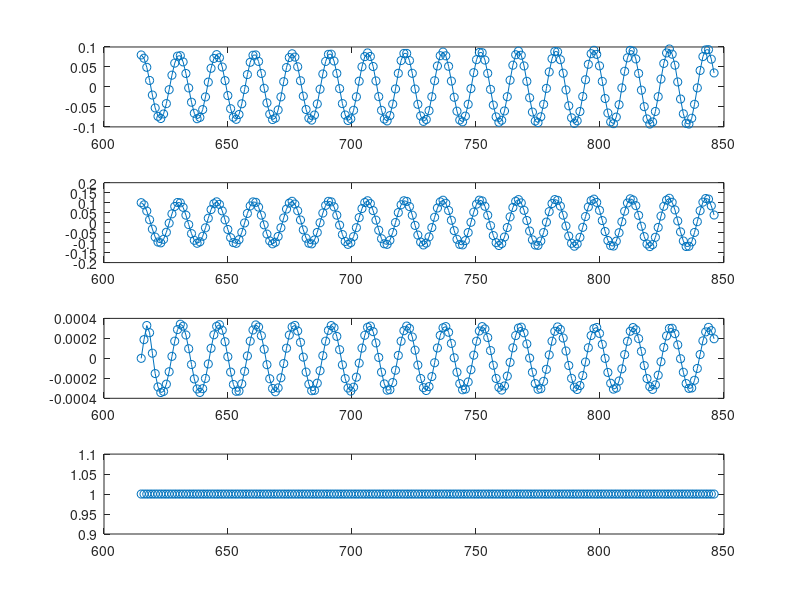

The MATLAB script that drew this image:
clc
clear



g=9.8;
sc=deg2rad(4.6);
rint=2.5e-3;

%q0=3e-5/(2*pi);
q0 = 3.534e-3/(2*pi);

% aint=80*rint;
% aend=2000*rint;
aint = 80*rint;
aend = 2000*rint;

c0=q0;

nu=4.89e-6;

C=c0;
c1=27/35;
c2=3;

EXT=c2*nu*C;
hint=(C*c2*nu/(g*sin(sc)*aend))^(1/3);


N = 205;
% N = 650;

Nr = N+1;

a = linspace(aint,aend,Nr);
hs = (C*c2*nu./(g*sin(sc).*a)).^(1/3);
us = C./(a.*hs);
% test base flow
% plot(a,hs,'o')
% hold on
% plot(a,us,'o')

usinf = us(1,end);
hsinf = hs(1,end);

R = usinf*hsinf/nu;
F = usinf/(g*hsinf*cos(sc))^(1/2);
% --------------------------------
% k2
B = 0.9;

xint = 615;
% xend = 1246;
xend = 846;

% N与Nr在上面定义

xx = linspace(xint,xend,Nr);
h = (xend-xint)/(Nr-1);
xreal = xx;

C1 = 34; %1 2 14
C2 = 25;
C3 = 350; % 10

% FA=1+C1*(1+tanh(C2*(-1+(2.*xreal./(xint+xend+C3)))));
FA=ones(1,Nr);
FA=FA';
% FA=1;
% check mesh and FA
% figure()
% plot(xx,'o')
% hold on
% figure()
% plot(xreal,FA,'o')
% hold on

% --------------------------------
% uni dif mat
I = eye(Nr);

Spterm = 1i*B./(xx.*cos(sc));
% Spterm = 1*B./(xx.*cos(sc));
SPT = Spterm.*I;

fracDl = (-1/(2*h)).*ones(Nr,1);
fracDm = zeros(Nr,1);
fracDr = (1/(2*h)).*ones(Nr,1);

D = spdiags([fracDl fracDm fracDr],-1:1,Nr,Nr);

Dx = full(D);
% forward
Dx(1,1) = -3/(2*h);
Dx(1,2) = 4/(2*h);
Dx(1,3) = -1/(2*h);
% backward
Dx(Nr,Nr) = 3/(2*h);
Dx(Nr,Nr-1) = -4/(2*h);
Dx(Nr,Nr-2) = 1/(2*h);


fracD2l = (1/h^2).*ones(Nr,1);
fracD2m = (-2/h^2).*ones(Nr,1);
fracD2r = (1/h^2).*ones(Nr,1);

D2 = spdiags([fracD2l fracD2m fracD2r],-1:1,Nr,Nr);
D2x = full(D2);
% forward
D2x(1,1) = 2/h^2;
D2x(1,2) = -5/h^2;
D2x(1,3) = 4/h^2;
D2x(1,4) = -1/h^2;
% backward
D2x(Nr,Nr) = 2/h^2;
D2x(Nr,Nr-1) = -5/h^2;
D2x(Nr,Nr-2) = 4/h^2;
D2x(Nr,Nr-3) = -1/h^2;

% --------------------------------
% mat fill
% wf = 0.4716;
wf = 0.911414+0.0308013i;

LHS11 = Dx-1i*wf*I;
LHS12 = Dx;
LHS13 = SPT;
LHS21 = (1/F^2)*Dx-(6/R).*I;
LHS22 = Dx-(1/R)*D2x.*FA+(3/R).*I-1i*wf*I;
LHS23 = zeros(Nr,Nr);
LHS31 = (1/F^2)*SPT;
LHS32 = zeros(Nr,Nr);
LHS33 = Dx-(1/R)*D2x.*FA+(3/R).*I-1i*wf*I;

% RHS11 = I;
% RHS12 = zeros(Nr,Nr);
% RHS13 = zeros(Nr,Nr);
% RHS21 = zeros(Nr,Nr);
% RHS22 = I;
% RHS23 = zeros(Nr,Nr);
% RHS31 = zeros(Nr,Nr);
% RHS32 = zeros(Nr,Nr);
% RHS33 = I;

BR = zeros(3*Nr,1);

% BCs

%左边界值H,U,V为设定值
LHS11(1,:) = I(1,:);
% LHS11(1,:) = Dx(1,:);
% LHS11(1,:) = Dx(1,:)-1i*0.407*I(1,:);

LHS12(1,:) = 0;
LHS13(1,:) = 0;
% BR(1,1) = 0.6109-0.0594i; 
BR(1,1) = 0.08;
% RHS11(1,:) = 0;

LHS22(1,:) = I(1,:);
% LHS22(1,:) = Dx(1,:);
% LHS22(1,:) = Dx(1,:)-1i*0.407*I(1,:);

LHS21(1,:) = 0;
LHS23(1,:) = 0;
% BR(2,1) = 0.7895;
BR(Nr+1,1) = 0.1;
% RHS22(1,:) = 0;

LHS33(1,:) = I(1,:);
% LHS33(1,:) = Dx(1,:);
% LHS33(1,:) = Dx(1,:)-1i*0.407*I(1,:);

LHS31(1,:) = 0;
LHS32(1,:) = 0;
BR(3,1) = 0;
% RHS33(1,:) = 0;

% 右边界值U,V为0
% LHS11(Nr,:) = I(Nr,:);
% LHS12(Nr,:) = 0;
% RHS11(Nr,:) = 0;

% LHS22(Nr,:) = I(Nr,:);
% LHS22(Nr,:) = Dx(Nr,:);
% LHS21(Nr,:) = 0;
% LHS23(Nr,:) = 0;
% RHS22(Nr,:) = 0;
BR(3*Nr-1,1) = 0;

% LHS33(Nr,:) = I(Nr,:);
% LHS33(Nr,:) = Dx(Nr,:);
% LHS31(Nr,:) = 0;
% LHS32(Nr,:) = 0;
% RHS33(Nr,:) = 0;
BR(3*Nr,1) = 0;

LHS = [LHS11,LHS12,LHS13;LHS21,LHS22,LHS23;LHS31,LHS32,LHS33];
% RHS = 1i.*[RHS11,RHS12,RHS13;RHS21,RHS22,RHS23;RHS31,RHS32,RHS33];

x1 = linsolve(LHS,BR);
% figure()
subplot(4,1,1)
plot(xreal,real(x1(1:Nr,1)),'-o')
hold on
subplot(4,1,2)
plot(xreal,real(x1(Nr+1:2*Nr,1)),'-o')
hold on
subplot(4,1,3)
plot(xreal,real(x1(2*Nr+1:end,1)),'-o')
hold on
subplot(4,1,4)
plot(xreal,FA,'o')
hold on
